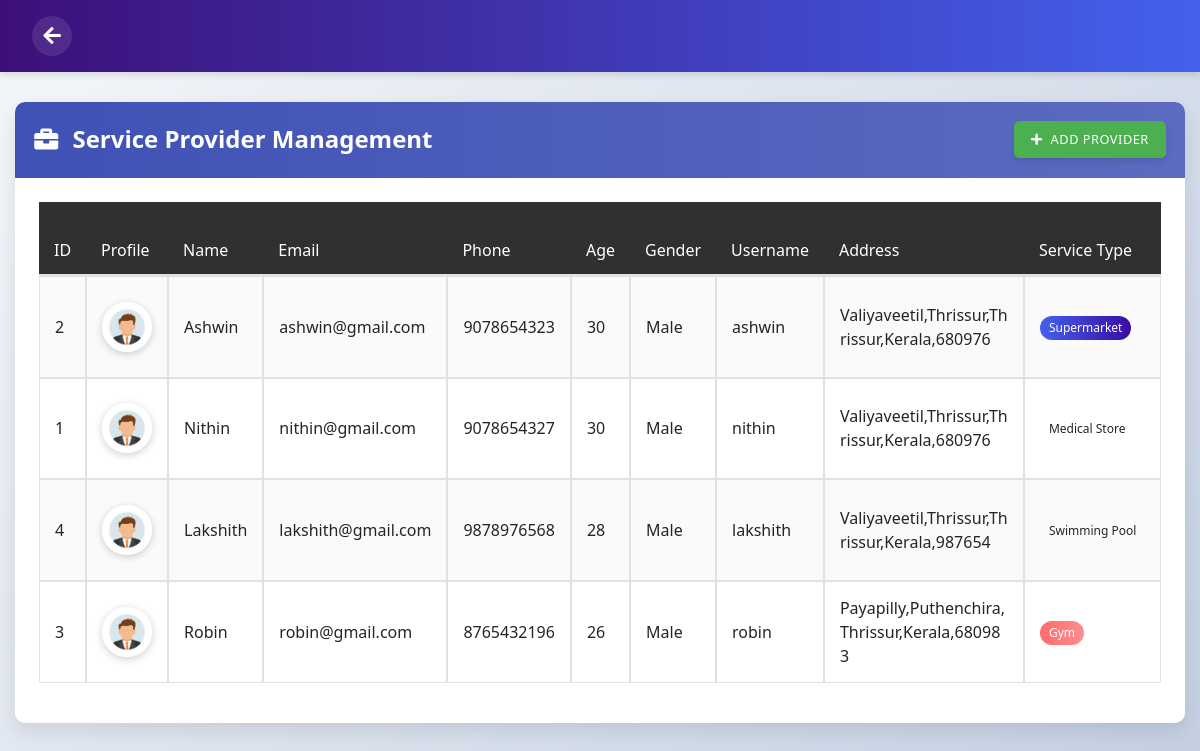
Page /admin_service_provider_list/ on the committed database.
### app/models.py (models this page shows, shortened)
class Service_Provider(models.Model):
    GENDER_CHOICES = [
        ('Male', 'Male'),
        ('Female', 'Female'),
        ('Other', 'Other'),
    ]
    SERVICE_CHOICES = [
        ('Gym', 'Gym'),
        ('Swimming Pool', 'Swimming Pool'),
        ('Medical Store', 'Medical Store'),
        ('Supermarket', 'Supermarket'),
    ]
    name = models.CharField(max_length=255)
    email = models.EmailField(unique=True)
    phone = models.CharField(max_length=15)
    age = models.PositiveIntegerField()
    gender = models.CharField(max_length=10, choices=GENDER_CHOICES)
    username = models.CharField(max_length=50, unique=True)
    password = models.CharField(max_length=255)
    address = models.TextField()
    profile_image = models.ImageField(upload_to='service_provider_profiles/', blank=True, null=True)
    service_type = models.CharField(max_length=50, choices=SERVICE_CHOICES)
    created_at = models.DateTimeField(auto_now_add=True)
    updated_at = models.DateTimeField(auto_now=True)

### app/views.py (the view)
# urls.py: path('admin_service_provider_list/', views.admin_service_provider_list, name='admin_service_provider_list'),
def admin_service_provider_list(request):
    service_providers = Service_Provider.objects.all().order_by('-created_at')
    return render(request, 'admin_service_provider_list.html', {'service_providers': service_providers})

### app/templates/admin_service_provider_list.html (shortened to what this page needs)
{% load static %}
<!DOCTYPE html>
<html lang="en">
<head>
    <link rel="stylesheet" href="https://cdnjs.cloudflare.com/ajax/libs/bootstrap/4.6.0/css/bootstrap.min.css">
    <link rel="stylesheet" href="https://cdnjs.cloudflare.com/ajax/libs/font-awesome/5.15.4/css/all.min.css">
    <link rel="stylesheet" href="https://cdnjs.cloudflare.com/ajax/libs/datatables/1.10.21/css/dataTables.bootstrap4.min.css">
    <link rel="stylesheet" href="https://cdnjs.cloudflare.com/ajax/libs/animate.css/4.1.1/animate.min.css">
</head>
<body>
    <nav class="navbar">
        <a href="/admin_home/" class="back-btn">
            <i class="fas fa-arrow-left"></i>
        </a>
    </nav>
    <div class="container-fluid">
        <div class="row">
            <div class="col-12">
                <div class="card fade-in">
                    <div class="card-header">
                        <h4 class="card-title">
                            <i class="fas fa-briefcase mr-2"></i>
                            Service Provider Management
                        </h4>
                        <div class="header-actions">
                            <a href="{% url 'admin_add_service_provider' %}" class="btn btn-success add-btn">
                                <i class="fas fa-plus mr-1"></i> Add Provider
                            </a>
                        </div>
                    </div>
                    <div class="card-body">
                        <div class="table-responsive">
                            <table class="table table-striped table-bordered">
                                <thead>
                                    <tr>
                                        <th>ID</th>
                                        <th>Profile</th>
                                        <th>Name</th>
                                        <th>Email</th>
                                        <th>Phone</th>
                                        <th>Age</th>
                                        <th>Gender</th>
                                        <th>Username</th>
                                        <th>Address</th>
                                        <th>Service Type</th>
                                    </tr>
                                </thead>
                                <tbody>
                                    {% for provider in service_providers %}
                                    <tr>
                                        <td>{{ provider.id }}</td>
                                        <td>
                                            {% if provider.profile_image %}
                                                <img src="{{ provider.profile_image.url }}" alt="{{ provider.name }}" class="rounded-circle" width="50" height="50">
                                            {% else %}
                                                <img src="{% static 'images/default-profile.png' %}" alt="{{ provider.name }}" class="rounded-circle" width="50" height="50">
                                            {% endif %}
                                        </td>
                                        <td>{{ provider.name }}</td>
                                        <td>{{ provider.email }}</td>
                                        <td>{{ provider.phone }}</td>
                                        <td>{{ provider.age }}</td>
                                        <td>{{ provider.gender }}</td>
                                        <td>{{ provider.username }}</td>
                                        <td class="address-cell">{{ provider.address }}</td>
                                        <td>
                                            <span class="badge badge-{{ provider.service_type|lower|cut:' ' }}">
                                                {{ provider.service_type }}
                                            </span>
                                        </td>
                                    </tr>
                                    {% endfor %}
                                </tbody>
                            </table>
                        </div>
                    </div>
                </div>
            </div>
        </div>
    </div>
</body>
</html>

### app/templates/admin_service_provider_list.html (style rules this page uses)
:root { --primary-color: #3f51b5; --secondary-color: #ff4081; --dark-color: #303030; --light-color: #f5f5f5; --success-color: #4caf50; --danger-color: #f44336; }
body { background: linear-gradient(135deg, #f5f7fa 0%, #c3cfe2 100%); font-family: 'Segoe UI', Tahoma, Geneva, Verdana, sans-serif; min-height: 100vh; padding-bottom: 50px; }
.card { border-radius: 10px; box-shadow: 0 8px 20px rgba(0, 0, 0, 0.1); overflow: hidden; margin-top: 30px; border: none; transition: transform 0.3s ease; }
.card-header { background: linear-gradient(to right, var(--primary-color), #5c6bc0); color: white; border-bottom: none; padding: 1.2rem; display: flex; justify-content: space-between; align-items: center; }
.card-title { margin-bottom: 0; font-weight: 600; }
.card-body { padding: 1.5rem; }
.table { border-collapse: separate; border-spacing: 0; }
.table th { background-color: var(--dark-color); color: white; font-weight: 500; border: none; }
.table-striped tbody tr:nth-of-type(odd) { background-color: rgba(0, 0, 0, 0.02); }
.table td, .table th { vertical-align: middle; padding: 12px 15px; }
.rounded-circle { box-shadow: 0 2px 8px rgba(0, 0, 0, 0.2); object-fit: cover; border: 2px solid white; }
.btn { border-radius: 5px; font-weight: 500; text-transform: uppercase; font-size: 0.8rem; letter-spacing: 0.5px; transition: all 0.3s; padding: 0.5rem 1rem; }
.btn-success { background-color: var(--success-color); border-color: var(--success-color); }
.badge { padding: 0.5em 0.75em; font-weight: 500; border-radius: 30px; }
.badge-gym { background: linear-gradient(to right, #ff6b6b, #ff8e8e); color: white; }
.badge-supermarket { background: linear-gradient(to right, #4361ee, #3a0ca3); color: white; }
.fade-in { animation: fadeIn 0.5s ease-in; }
.navbar { background: linear-gradient(to right, #3c0f78, #4361ee); box-shadow: 0 4px 6px rgba(0, 0, 0, 0.1); padding: 1rem 2rem; position: sticky; top: 0; z-index: 100; display: flex; align-items: center; }
.back-btn { color: white; font-size: 1.25rem; text-decoration: none !important; display: inline-flex; align-items: center; justify-content: center; transition: transform 0.3s ease, background-color 0.3s ease; margin-right: 1rem; background-color: rgba(255, 255, 255, 0.1); padding: 0.5rem; border-radius: 50%; width: 40px; height: 40px; }
.table-responsive { overflow-x: auto; min-height: 300px; }
.address-cell { max-width: 200px; word-wrap: break-word; white-space: normal; }
.add-btn { background-color: var(--success-color); border-color: var(--success-color); margin-left: 10px; box-shadow: 0 4px 6px rgba(0, 0, 0, 0.1); transition: all 0.3s ease; }
.header-actions { display: flex; align-items: center; }

### rows in the picture
Service_Provider: id "2", profile_image (picture), name "Ashwin", email "ashwin@gmail.com", phone "9078654323", age "30", gender "Male", username "ashwin", address "Valiyaveetil,Thrissur,Thrissur,Kerala,680976", service_type "Supermarket"
Service_Provider: id "1", profile_image (picture), name "Nithin", email "nithin@gmail.com", phone "9078654327", age "30", gender "Male", username "nithin", address "Valiyaveetil,Thrissur,Thrissur,Kerala,680976", service_type "Medical Store"
Service_Provider: id "4", profile_image (picture), name "Lakshith", email "lakshith@gmail.com", phone "9878976568", age "28", gender "Male", username "lakshith", address "Valiyaveetil,Thrissur,Thrissur,Kerala,987654", service_type "Swimming Pool"
Service_Provider: id "3", profile_image (picture), name "Robin", email "robin@gmail.com", phone "8765432196", age "26", gender "Male", username "robin", address "Payapilly,Puthenchira,Thrissur,Kerala,680983", service_type "Gym"
